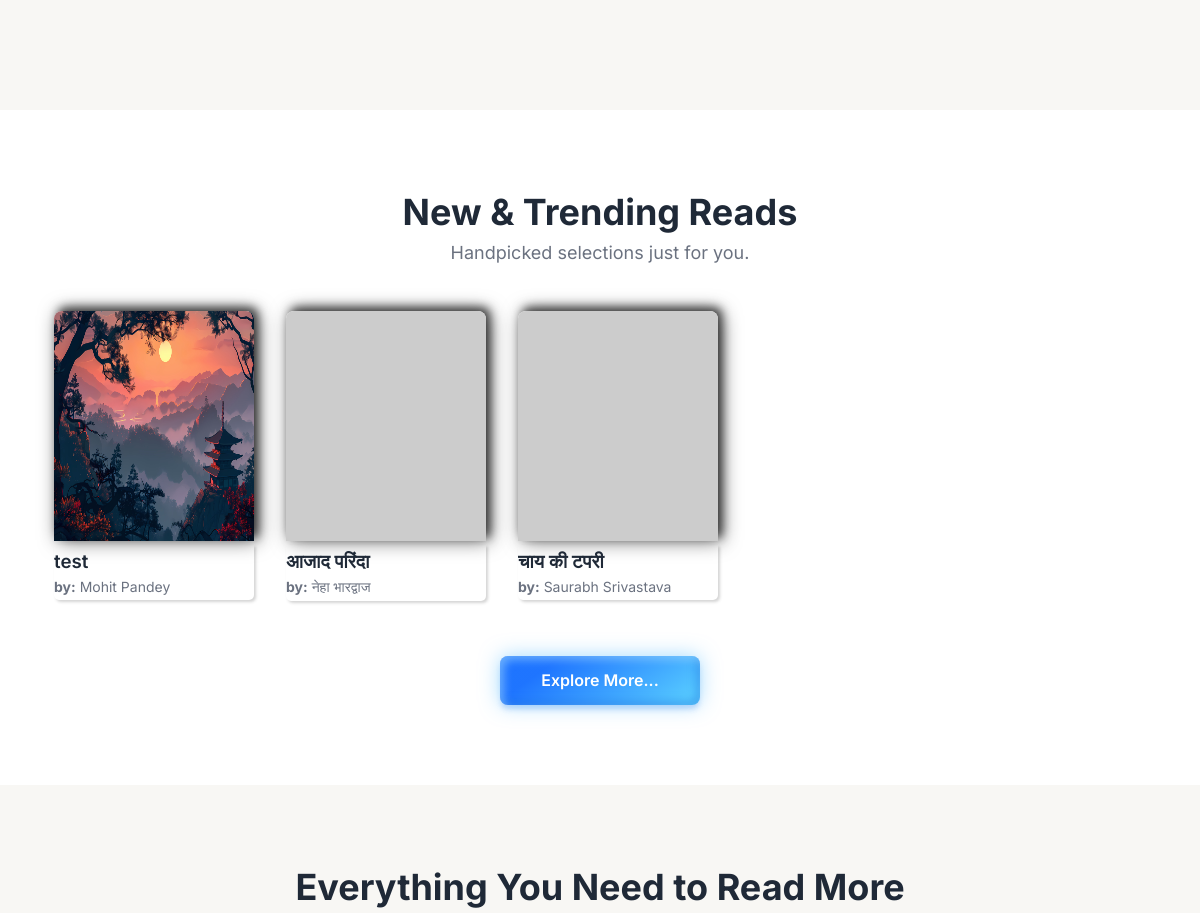
Before: / (middle part) with the older database file.
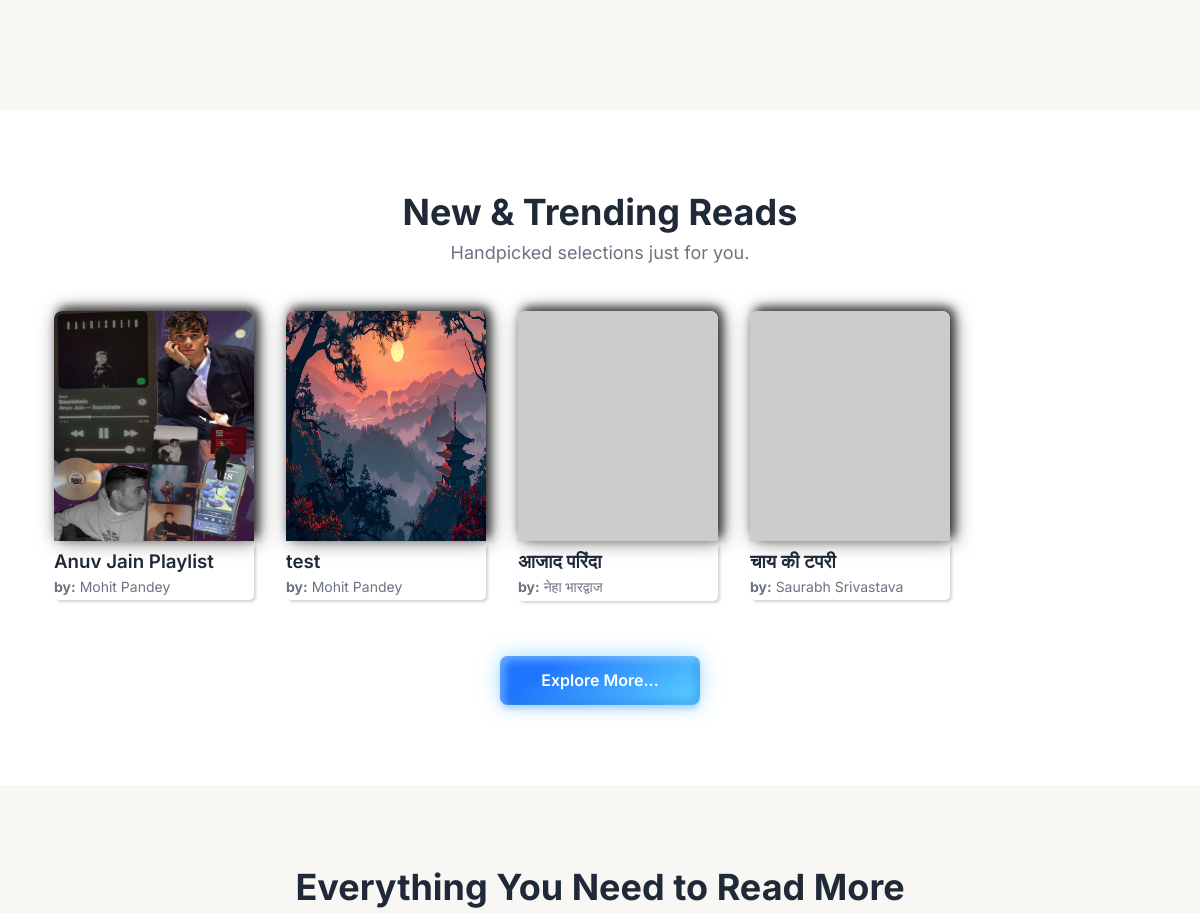
After: the same page with the newer database file.
### books/models.py (models this page shows, shortened)
class Book(models.Model):
    title = models.CharField(max_length=200, unique=True)
    slug = models.SlugField(unique=True)
    author = models.CharField(max_length=100)
    genre = models.ForeignKey(Genre, on_delete=models.SET_NULL, null=True, related_name='books')
    price = models.DecimalField(max_digits=8, decimal_places=2, blank=True, null=True)
    isbn = models.CharField(max_length=20, blank=True, null=True)
    cover_front = models.ImageField(upload_to=book_media_upload_path)
    pdf_file = models.FileField(upload_to=book_media_upload_path, blank=True, null=True)
    is_published = models.BooleanField(default=True)
    uploaded_at = models.DateTimeField(auto_now_add=True)
    updated_at = models.DateTimeField(auto_now=True)
    audio_file = models.FileField(upload_to='sounds/', null=True, blank=True)
    class Meta:
        ordering = ['-uploaded_at']
        indexes = [
            models.Index(fields=['slug']),           # Existing index
            models.Index(fields=['title']),          # Existing index
            models.Index(fields=['genre']),          # Added index for genre filtering
            models.Index(fields=['-uploaded_at']),   # Added index for ordering by uploaded_at
            GinIndex(fields=['title', 'author']),    # Added for PostgreSQL full-text search
        ]

### home/views.py (the view)
# urls.py: path('', include('home.urls')),
def home(request):
    category = Genre.objects.values('id', 'name','slug','lucidicon').order_by('pk')
    books = Book.objects.select_related('genre').only('id','title','genre_id')[:12]
    return render(request, 'home.html', {
        'books': books,
        'category': category
    })

### home/templates/home.html (shortened to what this page needs)
{% extends 'base.html' %}
{% load static %}
{% load socialaccount %}
{% block body %}
<main>
  <section>
  </section>
  <section class="bg-white">
    <div class="container">
      <div class="section-header">
        <h2>New & Trending Reads</h2>
        <p>Handpicked selections just for you.</p>
      </div>
      <div class="books-grid">
        {% for book in books %}
        {% if book.is_published %}
        <div class="book-item">
          <a href="{% url 'book' book.slug %}">
            <img src="{{ book.cover_front.url }}" alt="Book Cover 1" loading="lazy"
              onerror="this.onerror=null;this.src='https://placehold.co/400x600/cccccc/ffffff?text=Image+Failed';" />
            <div style="box-shadow: 2px 2px 3px #3a3a3a38;border-radius: 0px 0px 5px 5px;">
              <h3 class="truncate">{{ book.title }}</h3>
              <p class="truncate">
                <span style="font-weight: 700;">by:</span> {{ book.author }}
              </p>
            </div>
          </a>
        </div>
        {% endif %}
        {% endfor %}
      </div>
      <div class="btn-donate">
        <a href="{% url 'library' %}" class="{% if request.path == '/book/library/' %}active{% endif %}">Explore
          More...</a>
      </div>
    </div>
  </section>
  <section>
    <div class="container">
      <div class="section-header">
        <h2>Everything You Need to Read More</h2>
      </div>
    </div>
  </section>
</main>
{% endblock %}

Changed rows visible on the page:
added Book: cover_front (picture), title "Anuv Jain Playlist", author "Mohit Pandey"
